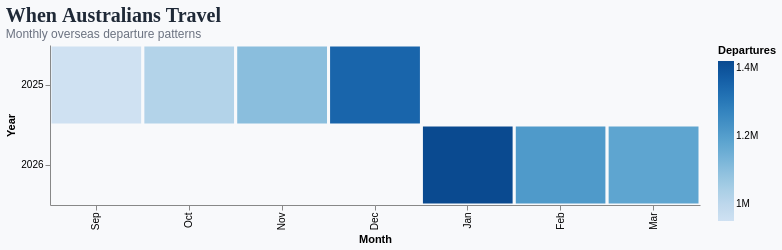

Source (Vega-Lite JSON):
### Vega-Lite specification from a JSON file in a GitHub repository (floating-point values rounded to 4 significant figures)
{"$schema": "https://vega.github.io/schema/vega-lite/v6.json", "background": "#f8f9fb", "title": {"text": "When Australians Travel", "subtitle": "Monthly overseas departure patterns", "anchor": "start", "font": "Georgia", "fontSize": 20, "subtitleFontSize": 12, "color": "#1f2937", "subtitleColor": "#6b7280"}, "width": 650, "height": 160, "data": {"values": [{"year": "2025", "month": "Sep", "departures": 950000}, {"year": "2025", "month": "Oct", "departures": 1020000}, {"year": "2025", "month": "Nov", "departures": 1100000}, {"year": "2025", "month": "Dec", "departures": 1350000}, {"year": "2026", "month": "Jan", "departures": 1420000}, {"year": "2026", "month": "Feb", "departures": 1210000}, {"year": "2026", "month": "Mar", "departures": 1180000}]}, "mark": {"type": "rect", "stroke": "#f8f9fb", "strokeWidth": 3}, "encoding": {"x": {"field": "month", "type": "ordinal", "sort": ["Sep", "Oct", "Nov", "Dec", "Jan", "Feb", "Mar"], "title": "Month"}, "y": {"field": "year", "type": "ordinal", "title": "Year"}, "color": {"field": "departures", "type": "quantitative", "title": "Departures", "scale": {"scheme": "blues"}, "legend": {"format": "~s"}}, "tooltip": [{"field": "year", "type": "ordinal", "title": "Year"}, {"field": "month", "type": "ordinal", "title": "Month"}, {"field": "departures", "type": "quantitative", "title": "Departures", "format": ","}]}, "config": {"view": {"stroke": null}}}
